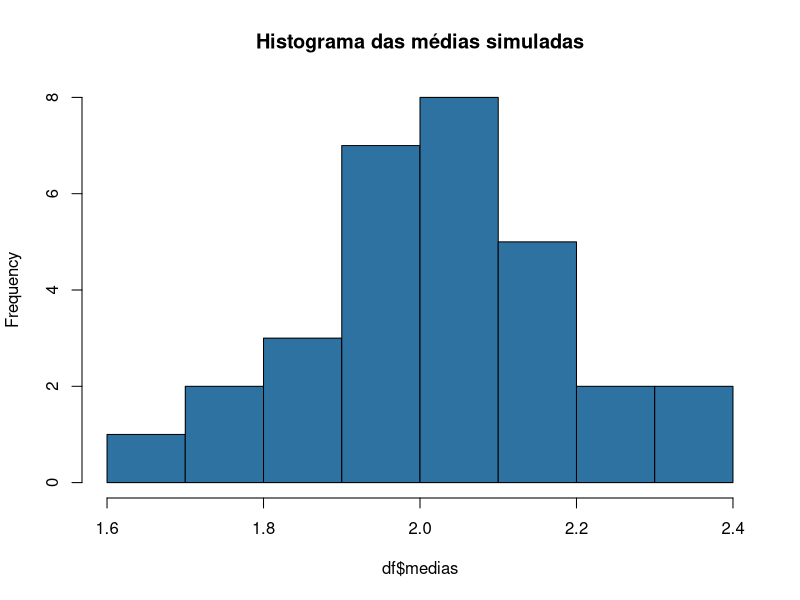
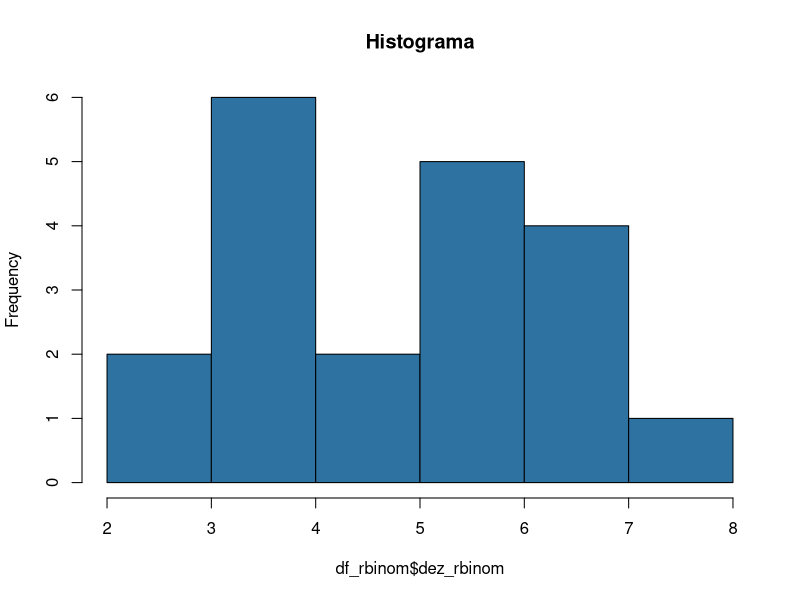
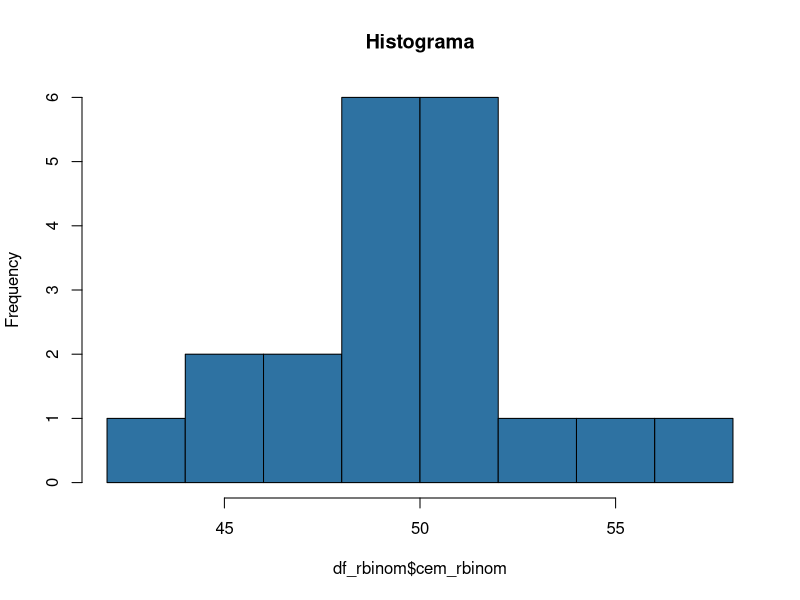
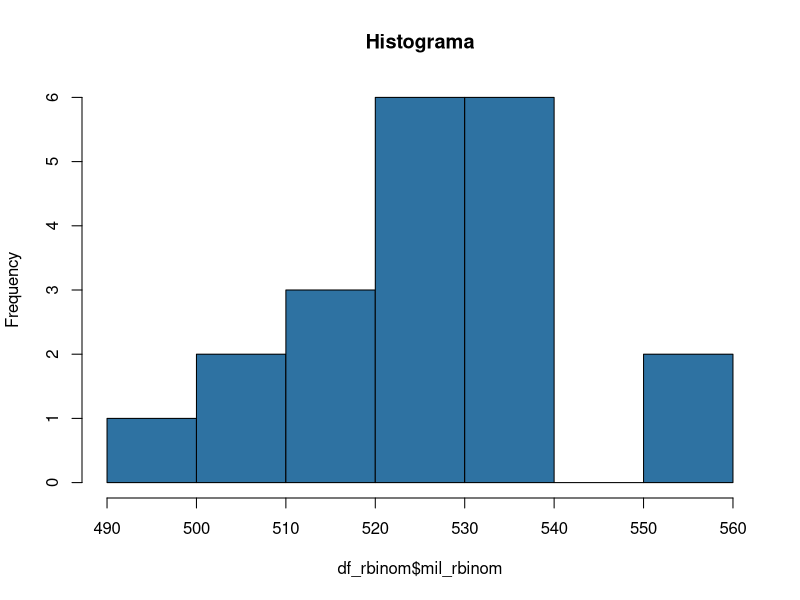
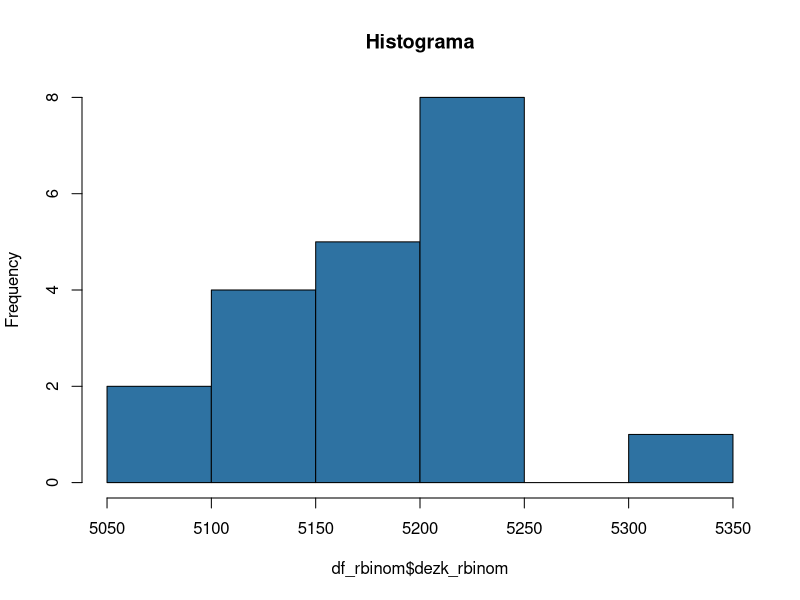
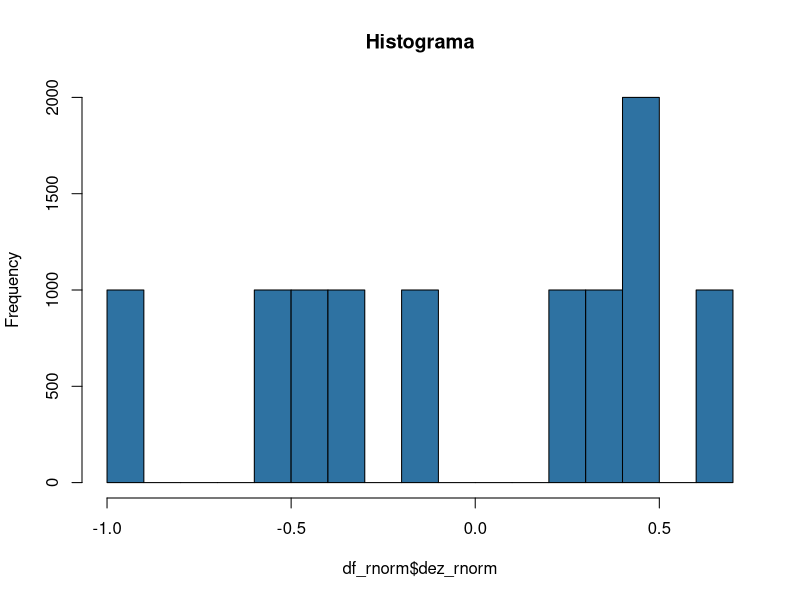
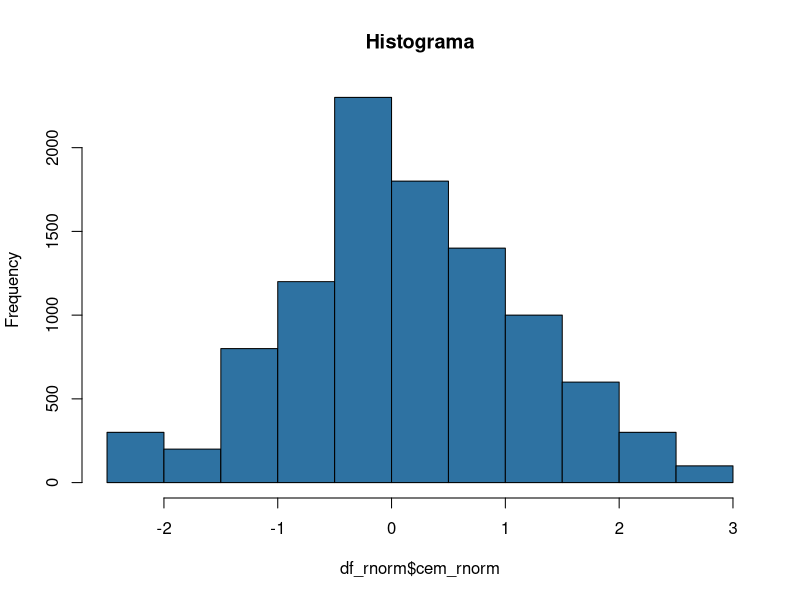
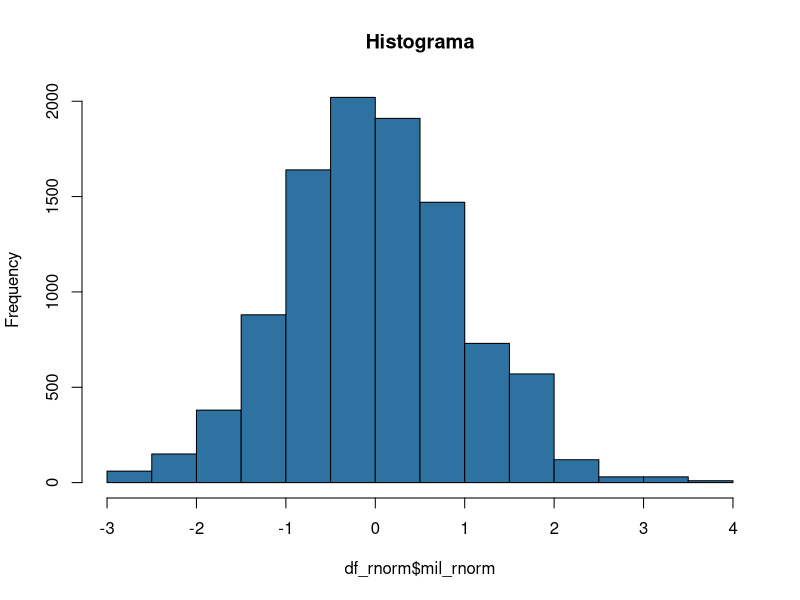

Recreate these plots in R, in order. (Note: this script raises an error after producing the figures.)
## ---- chunk 1
knitr::opts_chunk$set(echo = TRUE)
## ---- chunk 2
rnorm(100)
## ---- chunk 3
x <- rnorm(100, mean = 2, sd = 1)

mean(x)
## ---- chunk 4
x2 <- rnorm(100, mean = 2, sd = .0001)

mean(x2)
## ---- chunk 5
x <- rnorm(100, mean = 2, sd = 1)

mean(x)
## ---- chunk 6
vetor_medias <- numeric()
vetor_medias[1] <- mean(rnorm(100, mean=2, sd=1))
vetor_medias[2] <- mean(rnorm(100, mean=2, sd=1))
## ---- chunk 7
print(vetor_medias)
## ---- chunk 8
# Definindo uma semente
set.seed(11)

# Número de simulações
n <- 30

# Vetor para armazenar cada uma das n jogadas
vetor_medias <- numeric()

# Simulação
for (i in 1:n) {
  vetor_medias[i] <- mean(rnorm(n, mean=2, sd=1))
}

# Visualizando as 30 jogadas
head(vetor_medias, 30)
## ---- chunk 9
df <- data.frame(medias = vetor_medias, sim_id = 1:30)

hist(df$medias, 
     freq = TRUE, # se FALSE, plota a densidade
     main = "Histograma das médias simuladas", 
     col = "#2E72A2",
     border = "black")
## ---- chunk 10
# Cálculo da média
mean(df$medias)

# Cálculo do desvio padrão
sd(df$medias)
## ---- chunk 11
# Número de simulações
n_moeda <- 1000

# Simulação do lançamento de uma moeda
moeda <- sample(1:2, size=1)

# Vetor para armazenar cada uma das n jogadas
vetor_moeda <- numeric()

# Simulação
for (i in 1:n_moeda) {
  vetor_moeda[i] <- sample(1:2, size=1)
}

# visualizando as primeiras 10 primeiras jogadas
head(vetor_moeda, 10)

# Probabilidade vetor_moeda = 1
sum(vetor_moeda == 1)/n_moeda

# Probabilidade vetor_moeda = 2
sum(vetor_moeda == 2)/n_moeda
## ---- chunk 12
dez_rbinom <- rbinom(size = 10, n = 20, p = 0.52)

cem_rbinom <- rbinom(size = 100, n = 20, p = 0.52)

mil_rbinom <- rbinom(size = 1000, n = 20, p = 0.52)

dezk_rbinom <- rbinom(size = 10000, n = 20, p = 0.52)

df_rbinom <- data.frame(dez_rbinom, cem_rbinom, mil_rbinom, dezk_rbinom)
## ---- chunk 13
hist(df_rbinom$dez_rbinom,
     freq = TRUE, # se FALSE, plota a densidade
     main = "Histograma", 
     col = "#2E72A2",
     border = "black")

hist(df_rbinom$cem_rbinom,
     freq = TRUE, # se FALSE, plota a densidade
     main = "Histograma", 
     col = "#2E72A2",
     border = "black")

hist(df_rbinom$mil_rbinom,
     freq = TRUE, # se FALSE, plota a densidade
     main = "Histograma", 
     col = "#2E72A2",
     border = "black")

hist(df_rbinom$dezk_rbinom,
     freq = TRUE, # se FALSE, plota a densidade
     main = "Histograma", 
     col = "#2E72A2",
     border = "black")
## ---- chunk 14
dez_rnorm <- rnorm(10, mean = 0, sd = 1)

cem_rnorm <- rnorm(100, mean = 0, sd = 1)

mil_rnorm <- rnorm(1000, mean = 0, sd = 1)

dezk_rnorm <- rnorm(10000, mean = 0, sd = 1)

df_rnorm <- data.frame(dez_rnorm, cem_rnorm, mil_rnorm, dezk_rnorm)
## ---- chunk 15
hist(df_rnorm$dez_rnorm,
     freq = TRUE, # se FALSE, plota a densidade
     main = "Histograma", 
     col = "#2E72A2",
     border = "black")

hist(df_rnorm$cem_rnorm,
     freq = TRUE, # se FALSE, plota a densidade
     main = "Histograma", 
     col = "#2E72A2",
     border = "black")

hist(df_rnorm$mil_rnorm,
     freq = TRUE, # se FALSE, plota a densidade
     main = "Histograma", 
     col = "#2E72A2",
     border = "black")

hist(df_rnorm$dezk_rnorm,
     freq = TRUE, # se FALSE, plota a densidade
     main = "Histograma", 
     col = "#2E72A2",
     border = "black")
## ---- chunk 16
knitr::include_graphics("logo-rmarkdown.png")
